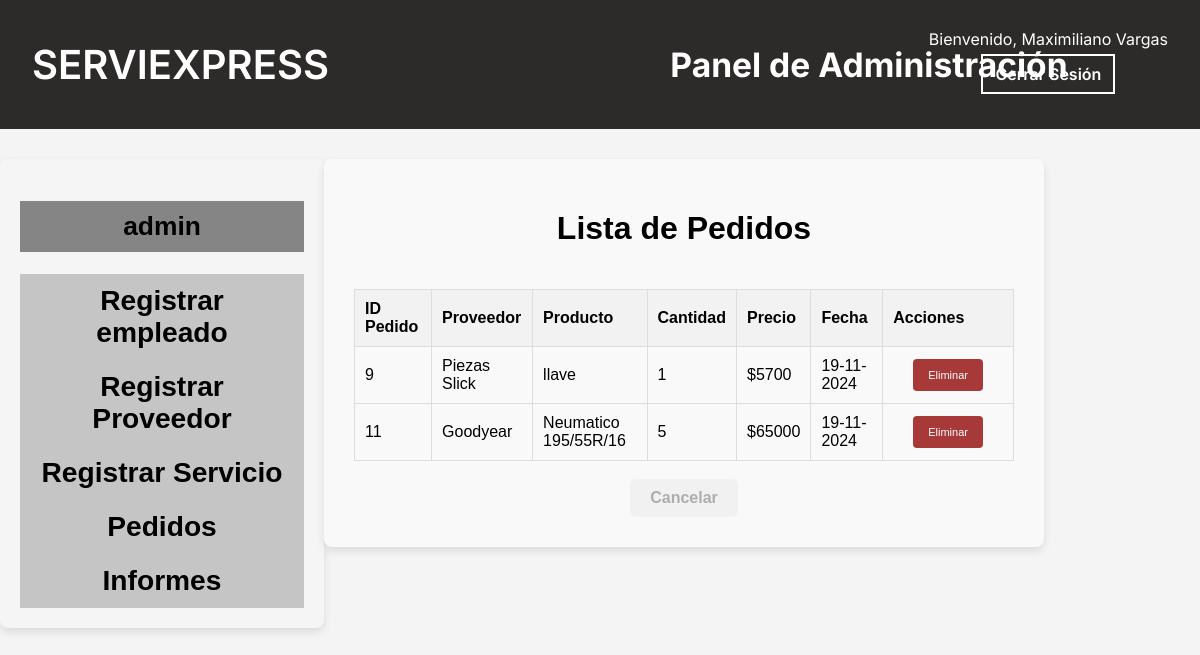
The app's page /verpedidos/ (signed in) with its own data.
### coreapp/models.py (models this page shows, shortened)
class CustomUser(AbstractUser):
    run = models.CharField(
        max_length=12,
        unique=True,
        validators=[
            RegexValidator(
                regex=r'^\d{7,8}-[\dkK]$',
                message='RUN debe tener formato 12345678-9'
            )
        ]
    )
    telefono = models.CharField(
        max_length=15,
        validators=[
            RegexValidator(
                regex=r'^\+?1?\d{9,15}$',
                message='Número de teléfono debe estar en formato: +999999999'
            )
        ]
    )
    email = models.EmailField(unique=True)
    nombre_completo = models.CharField(max_length=200)
    USERNAME_FIELD = 'email'
    REQUIRED_FIELDS = ['username', 'run', 'nombre_completo', 'telefono']

class Pedido(models.Model):
    proveedor = models.ForeignKey('Proveedor', on_delete=models.CASCADE, related_name='pedidos')
    producto = models.ForeignKey('Producto', on_delete=models.CASCADE, related_name='pedidos')
    cantidad = models.PositiveIntegerField()
    fecha_pedido = models.DateTimeField(default=now)
    id_pedido = models.AutoField(primary_key=True)

class Proveedor(models.Model):
    empresa = models.CharField(max_length=100)
    correo = models.EmailField()
    rubro = models.CharField(max_length=100)

class Producto(models.Model):
    proveedor = models.ForeignKey(Proveedor, on_delete=models.CASCADE, related_name='productos')
    imagen = models.ImageField(upload_to='productos/', null=True, blank=True)
    nombre = models.CharField(max_length=100)
    cantidad = models.PositiveIntegerField()
    precio = models.DecimalField(max_digits=10, decimal_places=2, null=True, blank=True)

### coreapp/views.py (the view)
# urls.py: path('verpedidos/', views.vista_pedidos, name='verpedidos'),
def vista_pedidos(request):
    pedidos = Pedido.objects.all()
    return render(request, 'coreapp/panel/verpedidos.html', {'pedidos': pedidos})

### coreapp/templates/coreapp/panel/verpedidos.html (shortened to what this page needs)
{% load static %}
<!DOCTYPE html>
<html lang="es">
<head>
    <link rel="stylesheet" href="{% static 'coreapp/css/styles.css' %}">
    <link rel="stylesheet" href="{% static 'coreapp/css/adminpanel.css' %}">
    <link rel="stylesheet" href="{% static 'coreapp/css/popup.css' %}">
    <link rel="stylesheet" href="{% static 'coreapp/css/listapedidos.css' %}">
</head>
<body>
    <nav class="navbar">
        <div class="navbar-left">
            <a href="{% url 'home' %}" class="logo-link">
                <h1>SERVIEXPRESS</h1>
            </a>
            <div class="two-services">
                <h2>Panel de Administración</h2>
            </div>
        </div>
        <div class="navbar-right">
            {% if user.is_authenticated %}
                <span>Bienvenido, {{ user.nombre_completo }}</span>
                <a href="{% url 'logout' %}">
                    <button class="login-button">Cerrar Sesión</button>
                </a>
            {% endif %}
        </div>
    </nav>
    <div class="main-container">
        <div class="services-container">
            <div class="name">
                <h2><span class="tittle">{{ user.username }}</span></h2>
            </div>
            <div class="recuadros">
                <a href="{% url 'registro_empleado' %}">
                    <button class="btn-panel">Registrar empleado</button>
                </a>
            </div>
            <div class="recuadros">
                <a href="{% url 'registro_proveedor' %}">
                    <button class="btn-panel">Registrar Proveedor</button>
                </a>
            </div>
            <div class="recuadros">
                <a href="{% url 'registro_servicio' %}">
                    <button class="btn-panel">Registrar Servicio</button>
                </a>
            </div>
            <div class="recuadros">
                <a href="{% url 'verpedidos' %}">
                    <button class="btn-panel">Pedidos</button>
                </a>
            </div>
            <div class="recuadros">
                <a href="{% url 'informes' %}">
                    <button class="btn-panel">Informes</button>
                </a>
            </div>
        </div>
        <div class="container2">
            <h1>Lista de Pedidos</h1>
            <table>
                <thead>
                    <tr>
                        <th>ID Pedido</th>
                        <th>Proveedor</th>
                        <th>Producto</th>
                        <th>Cantidad</th>
                        <th>Precio</th>
                        <th>Fecha</th>
                        <th>Acciones</th>
                    </tr>
                </thead>
                <tbody>
                    {% for pedido in pedidos %}
                        <tr>
                            <td>{{ pedido.id_pedido }}</td>
                            <td>{{ pedido.proveedor.empresa }}</td>
                            <td>{{ pedido.producto.nombre }}</td>
                            <td>{{ pedido.cantidad }}</td>
                            <td>${{ pedido.producto.precio|floatformat:0 }}</td>
                            <td>{{ pedido.fecha_pedido|date:"d-m-Y" }}</td>
                            <td>
                                <form action="{% url 'eliminar_pedido' pedido.id_pedido %}" method="post" style="display: inline;">
                                    <button type="submit" onclick="return confirm('¿Estás seguro de que deseas eliminar este pedido?')" class="btn-eliminar">Eliminar</button>
                                </form>
                            </td>
                        </tr>
                    {% endfor %}
                </tbody>
            </table>
            <br>
            <button class="cancelar-button" onclick="window.history.back()">Cancelar</button>
        </div>
    </div>
</body>
</html>

### coreapp/static/coreapp/css/styles.css (style rules this page uses)
body { font-family: Arial, sans-serif; margin: 0; padding: 0; background-color: #f4f4f4; }
.navbar { display: flex; justify-content: space-between; align-items: center; background-color: #2D2A2A; color: white; padding: 1em 2em; font-family: 'Inter', sans-serif; flex-wrap: wrap; margin-bottom: 2.5%; }
.navbar-left { display: flex; align-items: center; }
.navbar-left h1 { margin: 0; font-size: 2.5em; font-weight: 600; transition: text-shadow 0.3s ease; margin-right: 20px; }
.two-services { display: flex; gap: 55px; margin-left: 85px; }
.navbar-right { display: flex; flex-direction: column; align-items: center; }
.login-button, .admin-button { background-color: transparent; color: white; border: 2px solid white; padding: 8px 12px; margin: 5px 0; cursor: pointer; font-size: 1em; font-weight: 600; font-family: 'Inter', sans-serif; text-align: center; }
.logo-link { text-decoration: none; color: white; }
* { box-sizing:border-box }

### coreapp/static/coreapp/css/adminpanel.css (style rules this page uses)
.services-container { max-width: 100%; background-color: #D9D9D9; border-radius: 8px; box-shadow: 0px 4px 8px rgba(0, 0, 0, 0.1); margin-bottom: 5%; text-align: center; margin: 0; display: inline-block; flex-wrap: wrap; justify-content: center; gap: 0; max-height: 100%; }
.two-services { margin-left: 45%; max-width: 100%; white-space: nowrap; font-size: 1.4em; }
.recuadros { background-color: #C5C5C5; text-align: center; font-size: 1.1em; margin: 0; padding: 10px; flex: 1 1 calc(33% - 10px); box-sizing: border-box; }
.name { text-align: center; background-color: #858585; font-size: 1.1em; }
.tittle { display: inline-block; max-width: 100%; margin-top: 0; margin: 0; padding: 10px; }
.btn-panel { border: none; background: none; font-size: 1.6em; color: #000000; font-weight: bold; }

### coreapp/static/coreapp/css/popup.css (style rules this page uses)
.main-container { display: flex; justify-content: flex-start; align-items: flex-start; margin-top: 20px; }
.services-container { width: 27%; padding: 20px; background-color: #f5f5f5; }
.cancelar-button { padding: 10px 20px; font-size: 1em; font-weight: bold; color: #adadad; border: none; border-radius: 5px; cursor: pointer; transition: background-color 0.3s ease; background-color: #f1f1f1; }

### coreapp/static/coreapp/css/listapedidos.css (style rules this page uses)
.btn-eliminar { background-color: #a83939; color: white; border: none; padding: 10px 15px; border-radius: 4px; cursor: pointer; font-size: 11px; box-shadow: none; }
.container2 { display: flex; justify-content: center; align-items: center; flex-direction: column; flex-grow: 1; background-color: #f9f9f9; border-radius: 8px; box-shadow: 0px 4px 8px rgba(0, 0, 0, 0.1); padding: 30px; min-width: 200px; max-width: 60%; }
.container2 form { padding: 20px; width: 50%; border-radius: 8px; }
table { border-collapse: collapse; width: 100%; margin-top: 20px; }
table th, table td { border: 1px solid #ddd; text-align: left; padding: 10px; }
table th { background-color: #f2f2f2; font-weight: bold; }
table tr:nth-child(even) { background-color: #f9f9f9; }

### records on screen
CustomUser: nombre_completo "Maximiliano Vargas", username "admin"
Pedido: id_pedido "9", proveedor.empresa "Piezas Slick", producto.nombre "llave", cantidad "1", producto.precio "5700", fecha_pedido "19-11-2024"
Pedido: id_pedido "11", proveedor.empresa "Goodyear", producto.nombre "Neumatico 195/55R/16", cantidad "5", producto.precio "65000", fecha_pedido "19-11-2024"
